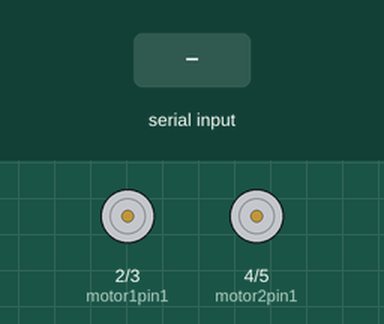
A sketch run on a simulated Arduino Uno, built with avr-gcc and run on an emulated ATmega328P. Parts: motor-driver pin pairs drawn as motors (green arrow = first pin HIGH = forward, orange = second pin HIGH = backward, longer = more drive). The test bench sets the inputs (shaded band). What the sketch prints to the serial monitor is not drawn.

Above: at 1.2 s.
1.3 s: "F" received over Serial
At 1.7 s:
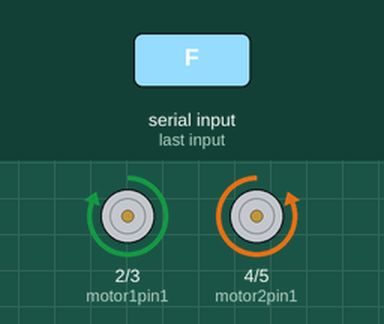
3.3 s: "L" received over Serial
At 3.47 s:
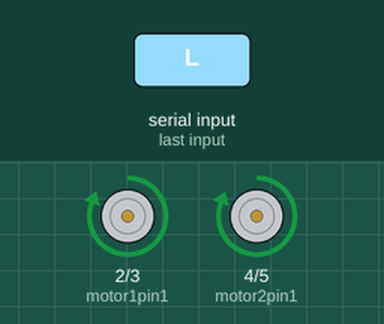
5.1 s: "R" received over Serial
At 5.27 s:
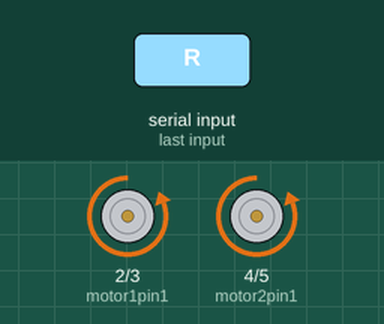
Timing chart, 0 to 8.1 s (numbered marks = the images above; inputs shaded):
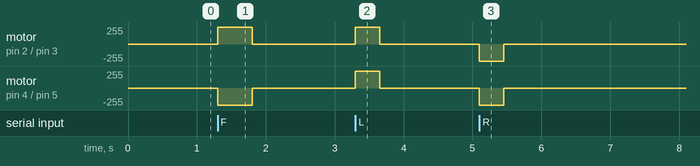

Measured:
- after the input at 1.3 s, motor on pin 2 (motor1pin1) / pin 3 (motor1pin2): stopped → forward 255/255 at once, → stopped 0.50 s later; motor on pin 4 (motor2pin1) / pin 5 (motor2pin2): stopped → backward 255/255 at once, → stopped 0.50 s later
- after the input at 3.3 s, motor on pin 2 (motor1pin1) / pin 3 (motor1pin2), motor on pin 4 (motor2pin1) / pin 5 (motor2pin2): stopped → forward 255/255 at once, → stopped 0.35 s later
- after the input at 5.1 s, motor on pin 2 (motor1pin1) / pin 3 (motor1pin2), motor on pin 4 (motor2pin1) / pin 5 (motor2pin2): stopped → backward 255/255 at once, → stopped 0.35 s later

The sketch:

ArduinoControl.ino
```cpp
// --- PINS ---
int motor1pin1 = 2;
int motor1pin2 = 3;
int motor2pin1 = 4;
int motor2pin2 = 5;

// --- TUNING ---
int DRIVE_TIME = 500;  // How long to move forward (ms) per grid cell
int TURN_TIME = 350;   // How long to spin (ms) for 90 degrees

void setup() {
  Serial.begin(9600);
  pinMode(motor1pin1, OUTPUT);
  pinMode(motor1pin2, OUTPUT);
  pinMode(motor2pin1, OUTPUT);
  pinMode(motor2pin2, OUTPUT);
}

void loop() {
  if (Serial.available() > 0) {
    char cmd = Serial.read();

    if (cmd == 'F') {
      moveForward();
      delay(DRIVE_TIME);
    }
    else if (cmd == 'L') {
      turnLeft();
      delay(TURN_TIME);
    }
    else if (cmd == 'R') {
      turnRight();
      delay(TURN_TIME);
    }

    stopMotors();
    delay(200); // Stabilization pause

    // Handshake: Tell Python we are done
    Serial.print('K');
  }
}

// --- MOVEMENT FUNCTIONS ---

void moveForward() {
  // Left Motor Forward
  digitalWrite(motor1pin1, HIGH);
  digitalWrite(motor1pin2, LOW);
  // Right Motor Forward
  digitalWrite(motor2pin1, LOW);
  digitalWrite(motor2pin2, HIGH);
}

void turnLeft() {
  // Left Motor Back
  digitalWrite(motor1pin1, HIGH);
  digitalWrite(motor1pin2, LOW);
  // Right Motor Forward
  digitalWrite(motor2pin1, HIGH);
  digitalWrite(motor2pin2, LOW);
}

void turnRight() {
  // Left Motor Forward
  digitalWrite(motor1pin1, LOW);
  digitalWrite(motor1pin2, HIGH);
  // Right Motor Back
  digitalWrite(motor2pin1, LOW);
  digitalWrite(motor2pin2, HIGH);
}

void stopMotors() {
  digitalWrite(motor1pin1, LOW);
  digitalWrite(motor1pin2, LOW);
  digitalWrite(motor2pin1, LOW);
  digitalWrite(motor2pin2, LOW);
}
```
